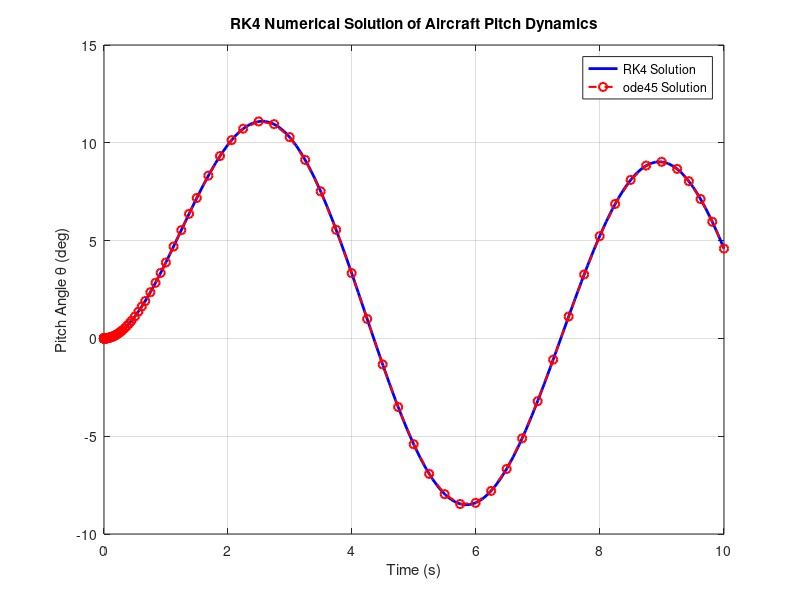

Here is the MATLAB script that generated this plot:
% RK4 Method Implementation Tutorial

% Given initial conditions
theta0 = 0;  % initial pitch angle (deg)
t0 = 0;      % initial time (s)
tf = 10;     % final time (s)
dt = 0.1;    % time step (s)
time = t0:dt:tf;
N = length(time);
theta_RK4 = zeros(1, N);
theta_RK4(1) = theta0;

% Define the differential equation as a function handle
pitch_ode = @(t, theta) -0.5*theta + 10*sin(t);

% Runge-Kutta 4th Order integration loop
for i = 1:N-1
    t = time(i);
    theta = theta_RK4(i);

    k1 = pitch_ode(t, theta);
    k2 = pitch_ode(t + dt/2, theta + (dt/2)*k1);
    k3 = pitch_ode(t + dt/2, theta + (dt/2)*k2);
    k4 = pitch_ode(t + dt, theta + dt*k3);

    theta_RK4(i+1) = theta + (dt/6)*(k1 + 2*k2 + 2*k3 + k4);
end

% Plot RK4 solution
figure;
plot(time, theta_RK4, 'b-', 'LineWidth', 2);
xlabel('Time (s)');
ylabel('Pitch Angle \theta (deg)');
title('RK4 Numerical Solution of Aircraft Pitch Dynamics');
grid on;

% Comparison with MATLAB ode45 solver
[t_ode45, theta_ode45] = ode45(pitch_ode, [t0 tf], theta0);
hold on;
plot(t_ode45, theta_ode45, 'ro--', 'LineWidth', 1.5);
legend('RK4 Solution', 'ode45 Solution');
